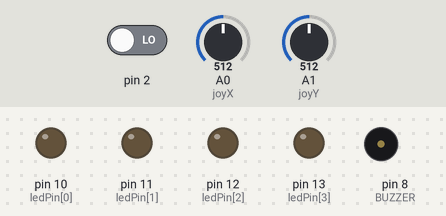
Bench run of a sketch on a simulated Arduino Uno, built with avr-gcc and run on an emulated ATmega328P. On the bench: output pins drawn as LEDs (lit = HIGH), buzzer (waves = sounding). Inputs (shaded band) come from the test bench; at power-on: A0 (joyX) = 512, pin 2 LOW, A1 (joyY) = 512. What the sketch prints to the serial monitor is not drawn.

Above: at 1.2 s.
1.3 s: A0 (joyX) set to 586
4.3 s: A0 (joyX) set to 609
At 5.4 s:
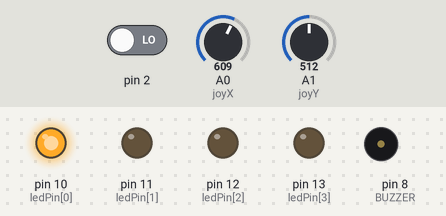
5.8 s: pin 2 driven HIGH
7.3 s: A0 (joyX) set to 417
At 8.0 s:
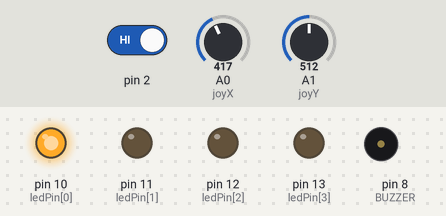
8.8 s: A0 (joyX) set to 391
At 9.3 s:
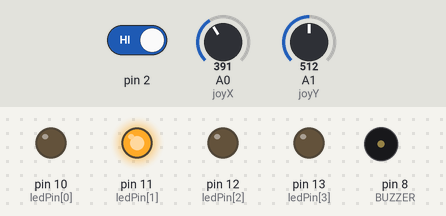
10.4 s: pin 2 driven LOW
At 11.2 s:
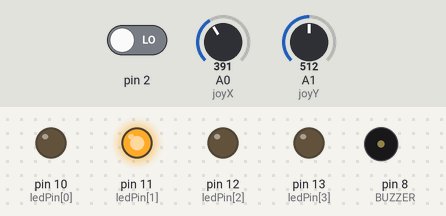
Timing chart, 0 to 12.9 s (numbered marks = the images above; inputs shaded):
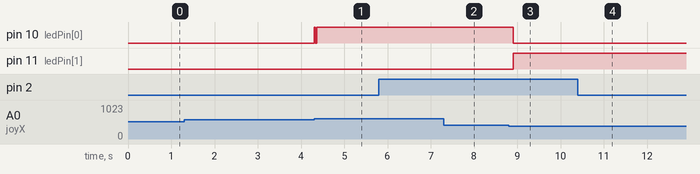

Measured:
- the behaviour switches between 600 and 601 on A0 (joyX) (found by bisection; images 0 and 1)
- the behaviour switches between 400 and 399 on A0 (joyX) (found by bisection; images 2 and 3)
- after the input at 1.3 s, every drawn part: stays the same
- after the input at 4.3 s, pin 10 (ledPin[0]): LOW → HIGH at once, → LOW 0.02 s later, → HIGH 0.04 s later
- after the input at 7.3 s, tone on pin 8 (BUZZER): stays silent (without the input it goes to 2777 Hz after 1.5 s)
- after the input at 8.8 s, pin 10 (ledPin[0]): HIGH → LOW after 0.11 s; pin 11 (ledPin[1]): LOW → HIGH after 0.11 s; tone on pin 8 (BUZZER): stays silent (without the input it goes to 2485 Hz after 1.6 s)
- after the input at 10.4 s, tone on pin 8 (BUZZER): stays silent (without the input it goes to 2765 Hz after 2.5 s)

The sketch:

joystick.ino
```cpp
#define joyX A0
#define joyY A1
#define PI 3.1412

int BUZZER = 8;
int toneValue = 0;
int digitalValue = 0;

float temp = 0;
float voltValue = 0;
float sinValue = 0;
int button = 0;


int ledPin[] = {10,11,12,13};

void setup() {
  // put your setup code here, to run once:
  Serial.begin(9600);
  pinMode(ledPin[0],OUTPUT);
  pinMode(ledPin[1],OUTPUT);
  pinMode(ledPin[2],OUTPUT);
  pinMode(ledPin[3],OUTPUT);
}

void loop() {
  // put your main code here, to run repeatedly:
  int xValue;
  int yValue;
  xValue = analogRead(joyX);
  yValue = analogRead(joyY);
  button = digitalRead(2);
  if (xValue > 600) {
    turnoff();
    digitalWrite(ledPin[0],HIGH);
  }
  else if (xValue < 400) {
    turnoff();
    digitalWrite(ledPin[1],HIGH);
  }
  else if (yValue > 600) {
    turnoff();
    digitalWrite(ledPin[2],HIGH);
  }
  else if (yValue < 400) {
    turnoff();
    digitalWrite(ledPin[3],HIGH);
  }
  if (button == 1) {

    for (int x = 0; x < 180; x++) {
        sinValue = (sin(x * ( PI / 180 )));
        toneValue =  2000 + (int(sinValue * 1000));
        tone(BUZZER, toneValue);
        delay(2);
    }
  }
  else {
    noTone(BUZZER);
  }
  Serial.print(xValue);
  Serial.print("\t");
  Serial.print(yValue);
  Serial.print("\n");
  Serial.print(button);
}

void turnoff(){
  for (int i=0;i<4;i++){
    digitalWrite(ledPin[i],LOW);
  }
}
```
